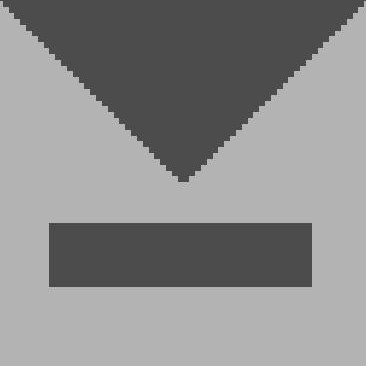
%> input picture Code/triangle.jpg, 366 x 366 px
$ octave paramet3.m   (GNU Octave 9; MATLAB toolbox functions it lacks are replaced by stand-ins)
%> lines starting %> are read from the running program, lines starting %| are printed output that depends on the picture
### Code/differ_x.m
function [k] = differ_x(A)
[m,n] = size(A);
k = zeros(m,n);

for i = 2:m - 1
    for j = 2:n - 1
        k(i,j) = (A(i,j + 1) - A(i,j - 1))/2;
    end
end
end

### Code/differ_y.m
function [k] = differ_y(A)
[m,n] = size(A);
k = zeros(m,n);

for i = 2:m - 1
    for j = 2:n - 1
        k(i,j) = (A(i + 1,j) - A(i,j))/2;
    end
end
end

### Code/paramet3.m
im = imread('triangle.jpg');
%> im is the input picture: size 366x366x3 uint8; min 45, max 205, mean 139.7
A = im(:,:,1);

A = imnoise(A,'gaussia',0.01);
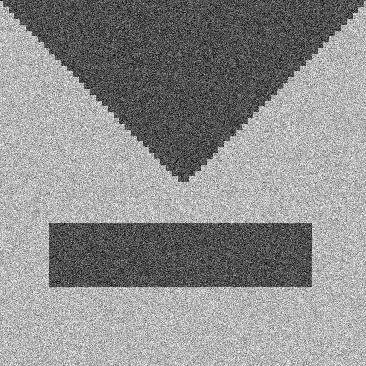
%> A: size 366x366 uint8; min 0, max 255, mean 142.2

[m,n] = size(A);
%> m = 366; n = 366
B=zeros(m+2,n+2);
for i = 2:m + 1
    for j = 2:n + 1
        B(i,j) = A(i - 1,j - 1);
    end
end
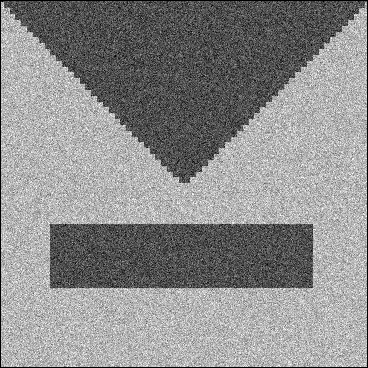
%> B: size 368x368 double; min 0, max 255, mean 140.7

B(m+2,:) = B(m,:);
B(1,:) = B(3,:);
B(:,n+2) = B(:,n);
B(:,1) = B(:,3);
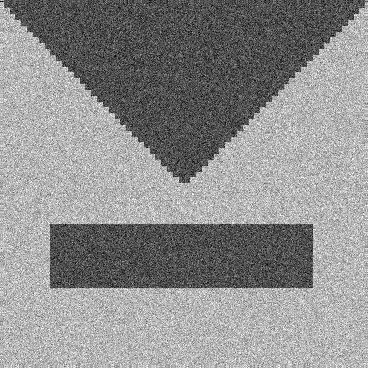
%> B: size 368x368 double; min 0, max 255, mean 142.4


C = B;%gaussian_linear(B,0.5,2);
k_x = differ_x(C);
%> after the loop in differ_x, `for i = 2:m - 1`:
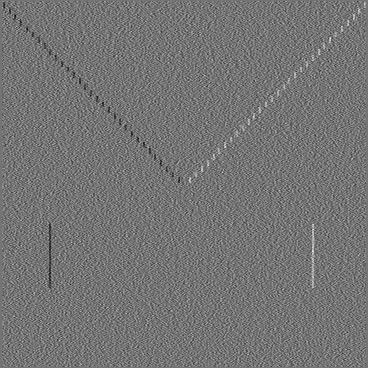
%> k: size 368x368 double; min -106.5, max 126, mean 0; drawn with min black and max white
k_y = differ_y(C);
%> after the loop in differ_y, `for i = 2:m - 1`:
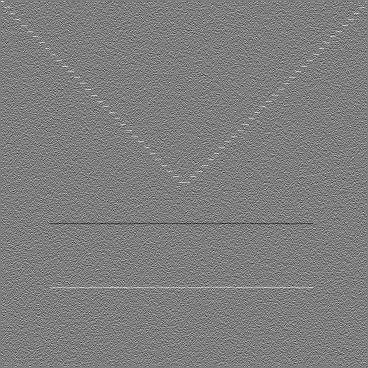
%> k: size 368x368 double; min -104.5, max 106, mean 0.1; drawn with min black and max white
I = sqrt(k_y.*k_y + k_x.*k_x);
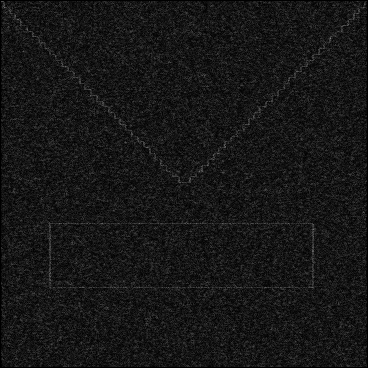
%> I: size 368x368 double; min 0, max 126, mean 22.7
k1 = 1.8*mean(mean(I));
%> k1 = 40.93

for i = 1:size(I,1)
    for j = 1:size(I,1)
        if I(i,j) < 0.66*k1
            I(i,j) = 0;
        end
    end
end
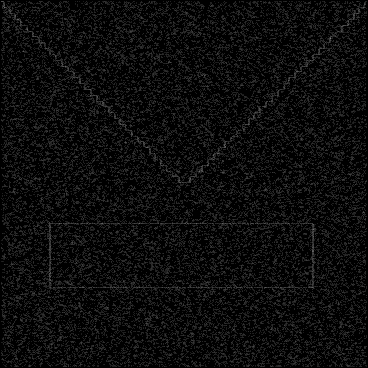
%> I: size 368x368 double; min 0, max 126, mean 12.2
